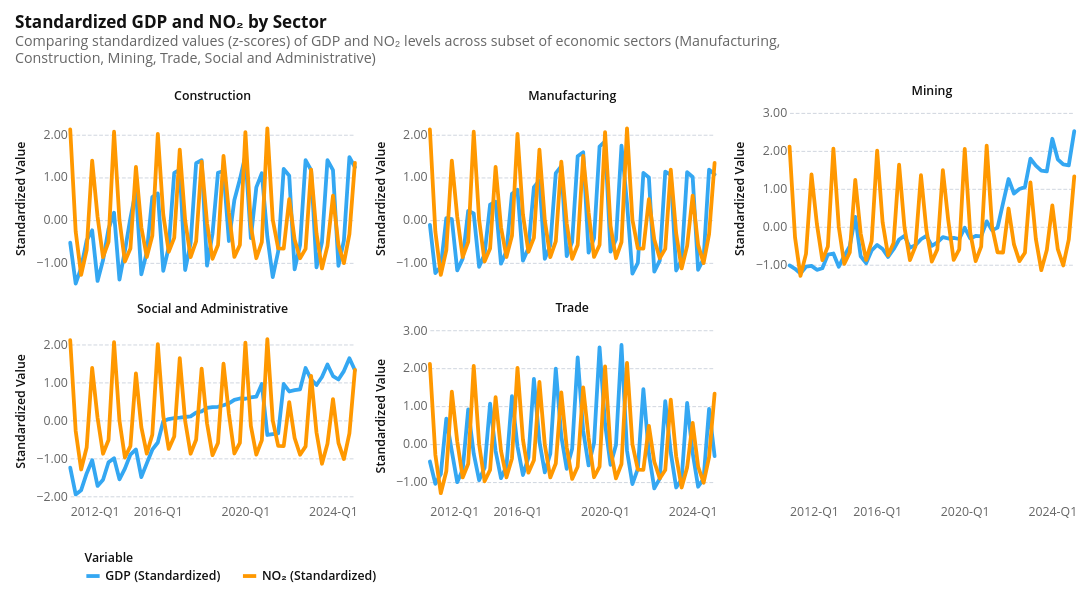

The code cell stored with this chart in its notebook:
### Code cell
SELECTED_SECTORS = [
    "Manufacturing",
    "Construction",
    "Mining",
    "Trade",
    "Social and Administrative",
]

nearest = alt.selection_point(
    nearest=True, on="pointerover", fields=["date", "economic_activity"], empty=False
)

base = alt.Chart(
    gdp_no2_standardized_df.query("economic_activity in @SELECTED_SECTORS")
)

lines = base.mark_line().encode(
    x=alt.X("date:T", title="", axis=alt.Axis(format="%Y-Q%q")),
    y=alt.Y("value:Q", title="Standardized Value", axis=alt.Axis(format=".2f")),
    color=alt.Color("variable:N", title="Variable"),
)

rules = (
    base.transform_pivot(
        "variable", value="value", groupby=["date", "economic_activity"]
    )
    .mark_rule(color="gray")
    .encode(
        x=alt.X("date:T"),
        opacity=alt.when(nearest).then(alt.value(0.3)).otherwise(alt.value(0)),
        tooltip=[
            alt.Tooltip("date:T", title="Date", format="%Y-Q%q"),
            alt.Tooltip("GDP (Standardized):Q", title="GDP", format=".2f"),
            alt.Tooltip("NO₂ (Standardized):Q", title="NO₂", format=".2f"),
        ],
    )
    .add_params(nearest)
)

chart = (
    alt.layer(lines, rules)
    .properties(width=300, height=180)
    .facet(
        facet=alt.Facet("economic_activity:N", title=None),
        columns=3,
    )
    .properties(
        title=alt.Title(
            text="Standardized GDP and NO₂ by Sector",
            subtitle=[
                "Comparing standardized values (z-scores) of GDP and NO₂ levels across subset of economic sectors (Manufacturing, ",
                "Construction, Mining, Trade, Social and Administrative)",
            ],
        )
    )
    .resolve_scale(y="independent")
)
chart

### Figure 1 — Vega-Lite specification as saved in the notebook (floating-point values rounded to 4 significant figures; data arrays with more than 128 entries replaced by an {"elided": "..."} marker saying what was removed)
{"config": {"background": "white", "padding": 15, "mark": {"tooltip": true}, "point": {"filled": true, "size": 60, "stroke": "white", "strokeWidth": 1}, "circle": {"filled": true, "stroke": "white", "strokeWidth": 1}, "square": {"filled": true, "stroke": "white", "strokeWidth": 1}, "line": {"strokeWidth": 4, "strokeCap": "round", "strokeJoin": "round"}, "bar": {"cornerRadiusEnd": 0}, "area": {"opacity": 0.7}, "arc": {"stroke": "white", "strokeWidth": 1}, "rect": {"stroke": "#8A969F", "strokeWidth": 0.5}, "geoshape": {"stroke": "#666666", "strokeWidth": 0.3, "strokeJoin": "round", "strokeCap": "round"}, "title": {"font": "Open Sans, sans-serif", "fontSize": 18, "fontWeight": 700, "lineHeight": 22, "color": "#111111", "anchor": "start", "offset": 21, "subtitleFont": "Open Sans, sans-serif", "subtitleFontSize": 15, "subtitleFontWeight": 400, "subtitleLineHeight": 18, "subtitleColor": "#666666", "subtitlePadding": 3}, "axis": {"domain": false, "grid": true, "gridColor": "#CED4DE", "gridDash": [4, 2], "gridWidth": 1, "labelFont": "Open Sans, sans-serif", "labelFontSize": 13, "labelFontWeight": 400, "labelColor": "#666666", "labelPadding": 3, "tickColor": "#CED4DE", "tickSize": 5, "tickCount": 5, "titleFont": "Open Sans, sans-serif", "titleFontSize": 13, "titleFontWeight": 600, "titleColor": "#111111", "titlePadding": 9}, "axisX": {"grid": false, "tickSize": 0, "labelAngle": 0}, "axisY": {"domain": false, "ticks": false, "gridColor": "#CED4DE", "gridDash": [4, 2], "gridWidth": 1}, "axisQuantitative": {"tickCount": 5}, "axisBand": {"labelPadding": 6, "tickSize": 0}, "axisTemporal": {"grid": false}, "legend": {"labelFont": "Open Sans, sans-serif", "labelFontSize": 13, "labelFontWeight": 600, "labelColor": "#111111", "titleFont": "Open Sans, sans-serif", "titleFontSize": 13, "titleFontWeight": 600, "titleColor": "#111111", "titlePadding": 3, "symbolSize": 196, "symbolStrokeWidth": 0, "padding": 15, "offset": 21, "columnPadding": 21, "orient": "bottom", "labelLimit": 200, "titleLimit": 200}, "view": {"stroke": null, "continuousWidth": 600, "continuousHeight": 400}, "range": {"category": ["#34A7F2", "#FF9800", "#664AB6", "#4EC2C0", "#F3578E", "#081079", "#0C7C68", "#AA0000", "#DDDA21"], "diverging": ["#920000", "#BD6126", "#E3A763", "#EFEFEF", "#80BDE7", "#3587C3", "#025288"], "heatmap": ["#E3F6FD", "#75CCEC", "#089BD4", "#0169A1", "#023B6F"], "ordinal": ["#E3F6FD", "#75CCEC", "#089BD4", "#0169A1", "#023B6F"], "ramp": ["#E3F6FD", "#75CCEC", "#089BD4", "#0169A1", "#023B6F"]}, "scale": {"bandPaddingInner": 0.2, "bandPaddingOuter": 0.1, "pointPadding": 0.5}, "header": {"labelFont": "Open Sans, sans-serif", "labelFontSize": 13, "labelFontWeight": 600, "labelColor": "#111111", "titleFont": "Open Sans, sans-serif", "titleFontSize": 15, "titleFontWeight": 600, "titleColor": "#111111"}, "concat": {"spacing": 18}, "facet": {"spacing": 18}, "selection": {"point": {"on": "click", "clear": "dblclick"}, "interval": {"mark": {"fill": "#0071BC", "fillOpacity": 0.15, "stroke": "#0071BC", "strokeWidth": 1}}}}, "data": {"name": "data-528f6579320443b10a3f84e5b0caf8f3"}, "facet": {"field": "economic_activity", "title": null, "type": "nominal"}, "spec": {"layer": [{"mark": {"type": "line"}, "encoding": {"color": {"field": "variable", "title": "Variable", "type": "nominal"}, "x": {"axis": {"format": "%Y-Q%q"}, "field": "date", "title": "", "type": "temporal"}, "y": {"axis": {"format": ".2f"}, "field": "value", "title": "Standardized Value", "type": "quantitative"}}}, {"mark": {"type": "rule", "color": "gray"}, "encoding": {"opacity": {"condition": [{"param": "param_cb2e02f1ae0278f6", "value": 0.3, "empty": false}], "value": 0}, "tooltip": [{"field": "date", "format": "%Y-Q%q", "title": "Date", "type": "temporal"}, {"field": "GDP (Standardized)", "format": ".2f", "title": "GDP", "type": "quantitative"}, {"field": "NO₂ (Standardized)", "format": ".2f", "title": "NO₂", "type": "quantitative"}], "x": {"field": "date", "type": "temporal"}}, "name": "view_b6a6394b521a972c_1", "transform": [{"pivot": "variable", "value": "value", "groupby": ["date", "economic_activity"]}]}], "height": 180, "width": 300}, "columns": 3, "params": [{"name": "param_cb2e02f1ae0278f6", "select": {"type": "point", "fields": ["date", "economic_activity"], "nearest": true, "on": "pointerover"}, "views": ["view_b6a6394b521a972c_1"]}], "resolve": {"scale": {"y": "independent"}}, "title": {"text": "Standardized GDP and NO₂ by Sector", "subtitle": ["Comparing standardized values (z-scores) of GDP and NO₂ levels across subset of economic sectors (Manufacturing, ", "Construction, Mining, Trade, Social and Administrative)"]}, "$schema": "https://vega.github.io/schema/vega-lite/v6.1.0.json", "datasets": {"data-528f6579320443b10a3f84e5b0caf8f3": {"elided": "530 records"}}}
